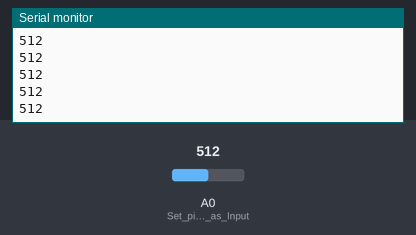
Bench run of a sketch on a simulated Arduino Uno, built with avr-gcc and run on an emulated ATmega328P. On the bench: the last lines printed to the serial monitor. The test bench sets the inputs (shaded band); at power-on: A0 (Set_pin_A0_as_Input) = 512.

Above: at 1.2 s.
1.3 s: A0 (Set_pin_A0_as_Input) set to 716
At 1.9 s:
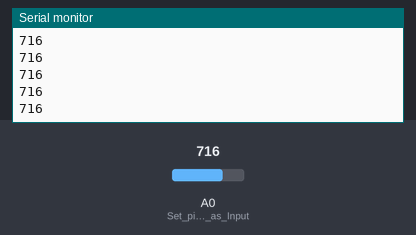
2.8 s: A0 (Set_pin_A0_as_Input) set to 900
At 3.9 s:
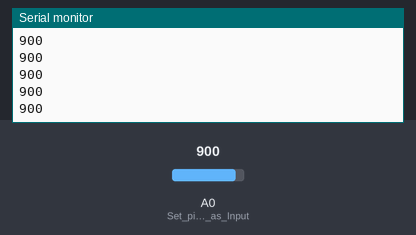
Timing chart, 0 to 5.8 s (numbered marks = the images above; inputs shaded):
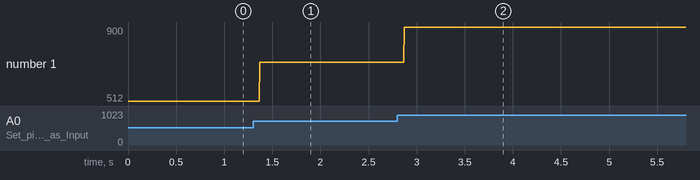

Measured:
- after the input at 1.3 s, the serial monitor: prints a new line after 0.07 s (image 1)
- after the input at 2.8 s, the serial monitor: prints a new line after 0.07 s (image 2)
- plotted number 1: 512 → 716 after the input at 1.3 s, 716 → 900 after the input at 2.8 s

The sketch:

Arduino-AnalogRead.ino
```cpp
/* In this project, we want to use Arduino UNO to prints out values from Analog input pin.
 * When the position of the potentiometer was adjusted, the serial monitor will print value from 0 to 1023 (according to the position of the potentiometer).
 * Owner: Muhammad Izzat 1717987
 * Date: 13 November 2020
 */

//global variable declaration
unsigned long value=0;

void setup() {

  Serial.begin(9600); //Setting up Serial Baudrate at 9600
  pinMode(A0, INPUT); //Set pin A0 as Input
}

void loop() {

  value = analogRead(A0); //store the analog input from potentiometer inside variable value.
  Serial.println(value);  //Print the value in serial monitor.
}
```
